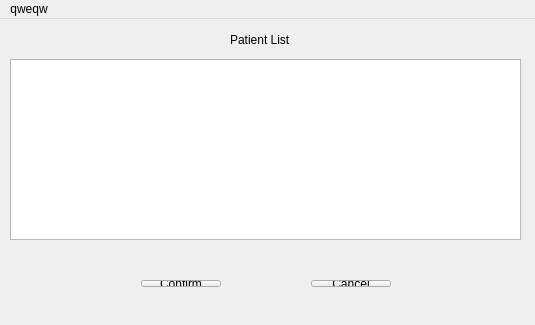
<?xml version="1.0" encoding="UTF-8"?>
<ui version="4.0">
 <class>AddToBedWindow</class>
 <widget class="QMainWindow" name="AddToBedWindow">
  <property name="geometry">
   <rect>
    <x>0</x>
    <y>0</y>
    <width>535</width>
    <height>325</height>
   </rect>
  </property>
  <property name="windowTitle">
   <string>AddToBedWindow</string>
  </property>
  <widget class="QWidget" name="centralWidget">
   <widget class="QListView" name="listView">
    <property name="geometry">
     <rect>
      <x>10</x>
      <y>40</y>
      <width>511</width>
      <height>181</height>
     </rect>
    </property>
   </widget>
   <widget class="QLabel" name="label">
    <property name="geometry">
     <rect>
      <x>230</x>
      <y>10</y>
      <width>81</width>
      <height>21</height>
     </rect>
    </property>
    <property name="text">
     <string>Patient List</string>
    </property>
   </widget>
   <widget class="QWidget" name="layoutWidget">
    <property name="geometry">
     <rect>
      <x>130</x>
      <y>250</y>
      <width>272</width>
      <height>29</height>
     </rect>
    </property>
    <layout class="QHBoxLayout" name="horizontalLayout">
     <item>
      <widget class="QPushButton" name="pushButton">
       <property name="text">
        <string>Confirm</string>
       </property>
      </widget>
     </item>
     <item>
      <spacer name="horizontalSpacer">
       <property name="orientation">
        <enum>Qt::Horizontal</enum>
       </property>
       <property name="sizeHint" stdset="0">
        <size>
         <width>88</width>
         <height>20</height>
        </size>
       </property>
      </spacer>
     </item>
     <item>
      <widget class="QPushButton" name="pushButton_2">
       <property name="text">
        <string>Cancel</string>
       </property>
      </widget>
     </item>
    </layout>
   </widget>
  </widget>
  <widget class="QMenuBar" name="menuBar">
   <property name="geometry">
    <rect>
     <x>0</x>
     <y>0</y>
     <width>535</width>
     <height>25</height>
    </rect>
   </property>
   <widget class="QMenu" name="menuQweqw">
    <property name="title">
     <string>qweqw</string>
    </property>
   </widget>
   <addaction name="menuQweqw"/>
  </widget>
 </widget>
 <layoutdefault spacing="6" margin="11"/>
 <resources/>
 <connections/>
</ui>
